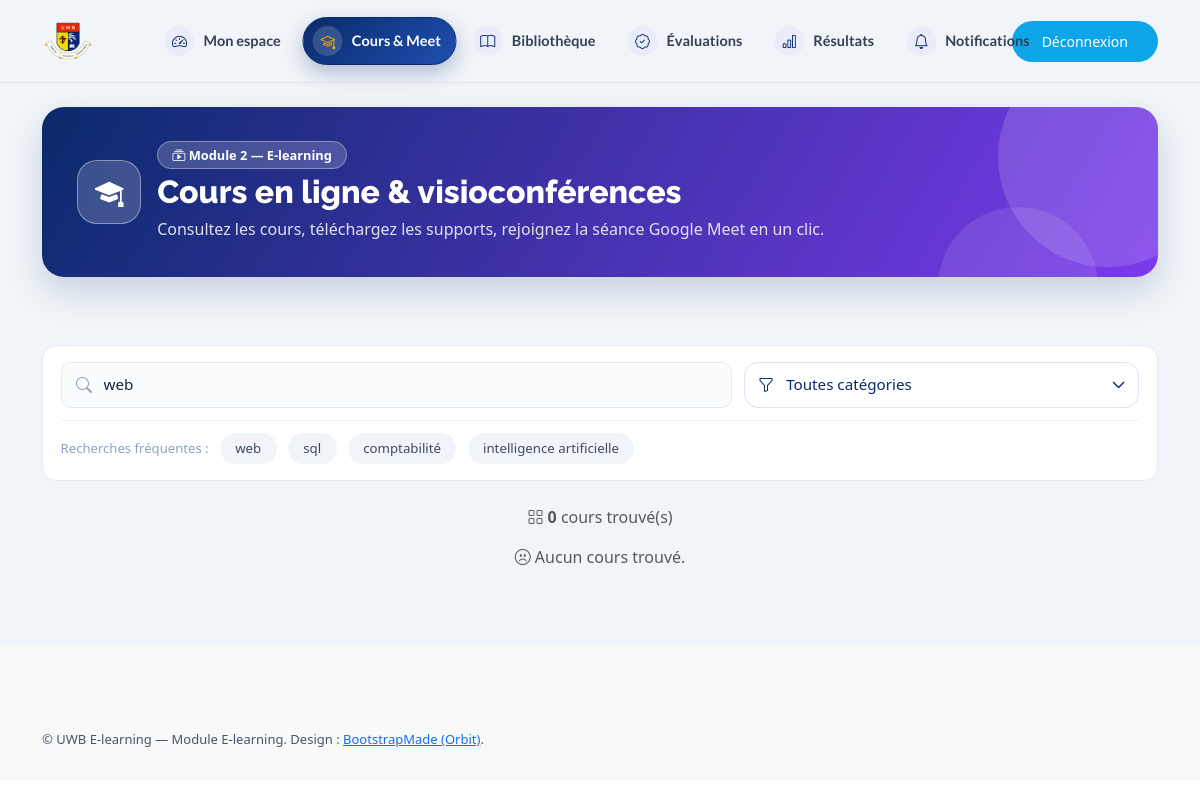
The page /etudiant/cours.php?q=web (signed in) on the database as committed earlier.
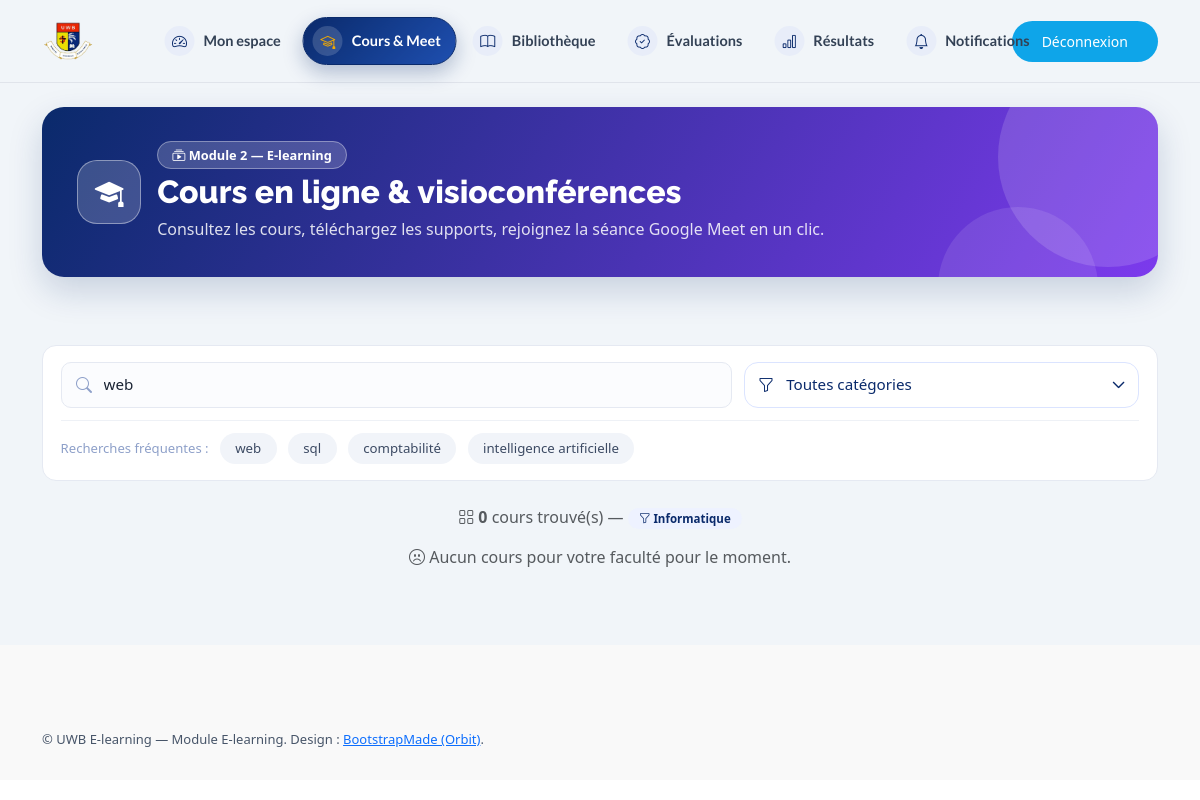
The same page on the database as committed later.
### tables this page shows
CREATE TABLE `users` (
  `id` int(11) NOT NULL AUTO_INCREMENT,
  `nom` varchar(150) NOT NULL,
  `email` varchar(150) NOT NULL,
  `password_hash` varchar(255) NOT NULL,
  `role` enum('admin','professeur','etudiant') NOT NULL DEFAULT 'etudiant',
  `faculte` varchar(150) DEFAULT '—',
  `created_at` timestamp NULL DEFAULT current_timestamp(),
  `niveau` varchar(10) NOT NULL DEFAULT 'L3',
  PRIMARY KEY (`id`),
  UNIQUE KEY `email` (`email`),
  KEY `idx_role` (`role`),
  KEY `idx_email` (`email`)
);

### includes/auth.php (called while the page is built, shortened)
<?php
function current_user(): ?array {
    return $_SESSION['user'] ?? null;
}
function require_login(?array $roles = null): array {
    $u = current_user();
    return $u;
}

### config/database.php (called while the page is built, shortened)
<?php
function db(): PDO {
    static $pdo = null;
    if ($pdo instanceof PDO) return $pdo;
    $dsn = 'mysql:host=' . DB_HOST . ';dbname=' . DB_NAME . ';charset=' . DB_CHARSET;
    $opt = [
        PDO::ATTR_ERRMODE            => PDO::ERRMODE_EXCEPTION,
        PDO::ATTR_DEFAULT_FETCH_MODE => PDO::FETCH_ASSOC,
        PDO::ATTR_EMULATE_PREPARES   => false,
    ];
    try {
        $pdo = new PDO($dsn, DB_USER, DB_PASS, $opt);
        return $pdo;
    } catch (PDOException $e1) {
        if (DB_USER !== 'uwb' && in_array($e1->getCode(), [1698, 1045, 2002, 0], true)) {
            try {
                $pdo = new PDO($dsn, 'uwb', 'Uwb_2026_Secure#42', $opt);
                return $pdo;
            } catch (PDOException $e2) {
                $e = $e1;
            }
        } else {
            $e = $e1;
        }
        $msg = $e->getMessage();
        $isAccessDenied = (stripos($msg, '1698') !== false || stripos($msg, '1045') !== false
            || stripos(strtolower($msg), 'access denied') !== false);
        http_response_code(500);
        die('<div style="font-family:sans-serif;max-width:680px;margin:40px auto;padding:24px;border:1px solid #eee;border-radius:16px">'
            . '<h2>Base de données inaccessible</h2>'
            . '<p><small>' . htmlspecialchars($msg, ENT_QUOTES, 'UTF-8') . '</small></p>'
            . ($isAccessDenied
                ? '<p><b>Cause :</b> MySQL Ubuntu utilise <code>auth_socket</code> : <code>root</code> sans mot de passe est refusé en TCP (erreur 1698).<br>'
                  . 'Créez un utilisateur dédié (1 commande à coller dans un terminal) :</p>'
                  . '<pre style="background:#f6f8fc;padding:12px;border-radius:8px;overflow:auto">sudo mysql -e "CREATE USER IF NOT EXISTS \'uwb\'@\'localhost\' IDENTIFIED BY \'Uwb_2026_Secure#42\'; '
                  . 'CREATE USER IF NOT EXISTS \'uwb\'@\'127.0.0.1\' IDENTIFIED BY \'Uwb_2026_Secure#42\'; '
                  . 'GRANT ALL PRIVILEGES ON `uwb_learn`.* TO \'uwb\'@\'localhost\'; '
                  . 'GRANT ALL PRIVILEGES ON `uwb_learn`.* TO \'uwb\'@\'127.0.0.1\'; FLUSH PRIVILEGES;"</pre>'
                  . '<p>Puis rechargez cette page (le site réessaie automatiquement avec <code>uwb</code>).<br>'
                  . 'Ensuite : <a href="install.php">install.php</a> pour créer les tables.</p>'
                : '<p>Créez la base puis importez <code>uwb_learn.sql</code> :</p>'
                  . '<pre>mysql -u root --default-character-set=utf8mb4 &lt; uwb_learn.sql</pre>')
            . '</div>');
    }
    return $pdo;
}
function e(?string $s): string { return htmlspecialchars((string)$s, ENT_QUOTES, 'UTF-8'); }

### etudiant/cours.php (the view, shortened to what the changed rows need)
<?php
require_once __DIR__ . '/../includes/layout.php';
$u = require_login();
$q = trim($_GET['q'] ?? ''); $cat = trim($_GET['cat'] ?? '');
$sql = 'SELECT * FROM cours WHERE 1=1'; $p = [];
if ($q !== '') { $sql .= ' AND (titre LIKE ? OR description LIKE ? OR enseignant_nom LIKE ?)'; $p[] = "%$q%"; $p[] = "%$q%"; $p[] = "%$q%"; }
$scope = '';
if ($u['role'] === 'etudiant') {
    $me = null;
    try { $s = db()->prepare('SELECT faculte FROM users WHERE id=?'); $s->execute([$u['id']]); $me = $s->fetch(); } catch (Throwable $t) {}
    $myFac = trim((string)($me['faculte'] ?? $u['faculte'] ?? $u['filiere'] ?? ''));
    if ($myFac !== '' && $myFac !== '—') {
        $sql .= ' AND (faculte=? OR faculte=\'—\' OR faculte=\'\')'; $p[] = $myFac; $scope = $myFac;
    }
}
$sql .= ' ORDER BY id';
$st = db()->prepare($sql); $st->execute($p); $list = $st->fetchAll();
?>
<main class="main">
<section class="section pt-4"><div class="container" data-aos="fade-up">
<div class="role-hero role-professeur" data-aos="fade-up" data-aos-delay="100">
<div class="d-flex align-items-center gap-3 flex-wrap">
<div><span class="hero-pill"><i class="bi bi-collection-play"></i> Module 2 — E-learning</span>
<h2>Cours en ligne & visioconférences</h2>
<p class="mb-0">Consultez les cours, téléchargez les supports, rejoignez la séance Google Meet en un clic.</p></div>
</div></div>
</div></section>
<section class="portfolio section pt-2">
<div class="container"><form method="get" class="search-pro mb-4" data-aos="fade-up">
<div class="pro-row">
</div>
<div class="pro-row pro-tags"><span>Recherches fréquentes :</span>
</div>
</form>
<div class="text-center text-muted mb-3" data-aos="fade-up"><i class="bi bi-grid"></i> <strong><?= count($list) ?></strong> cours trouvé(s)<?php if ($scope): ?> — <span class="mini-badge"><i class="bi bi-funnel"></i> <?= e($scope) ?></span><?php endif; ?></div>
<?php if ($u['role'] === 'admin'): ?>
<div class="panel-pro" data-aos="fade-up"><div class="panel-head"><strong><i class="bi bi-collection"></i> Cours publiés</strong><small><?= count($list) ?> cours</small></div>
<?php foreach ($list as $x): ?>
<div class="mini-row"><div style="min-width:0;flex:1"><strong><?= e($x['titre']) ?></strong><br><small><?= e($x['categorie']) ?> • <?= e($x['faculte'] ?? '—') ?> • <?= e($x['niveau']) ?> • <?= (int)$x['inscrits'] ?> inscrits • <?= e($x['seance_date']) ?></small></div>
<div class="mini-actions"><a class="icon-btn ok" target="_blank" href="<?= e($x['meet_link']) ?>"><i class="bi bi-camera-video"></i></a>
<a class="icon-btn danger" href="../actions/cours.php?action=delete&id=<?= (int)$x['id'] ?>" onclick="return confirm('Supprimer ce cours ?')"><i class="bi bi-trash"></i></a></div></div>
<?php endforeach; ?></div>
<?php else: ?>
<div class="row g-4" data-aos="fade-up">
<?php if (!count($list)): ?><div class="col-12"><p class="text-muted text-center"><i class="bi bi-emoji-frown"></i> <?= $scope ? 'Aucun cours pour votre faculté pour le moment.' : 'Aucun cours trouvé.' ?></p></div><?php endif; ?>
</div>
<?php endif; ?>
</div></section>
</main>

Rows that differ between the two databases and show on the page:
now on this page (row edited): users: faculte "Informatique"
changed users: faculte "—" → "Informatique" (drawn)
Other text that changed with them:
text no longer shown: "Aucun cours trouvé."
text now shown: "— Aucun cours pour votre faculté pour le moment."
